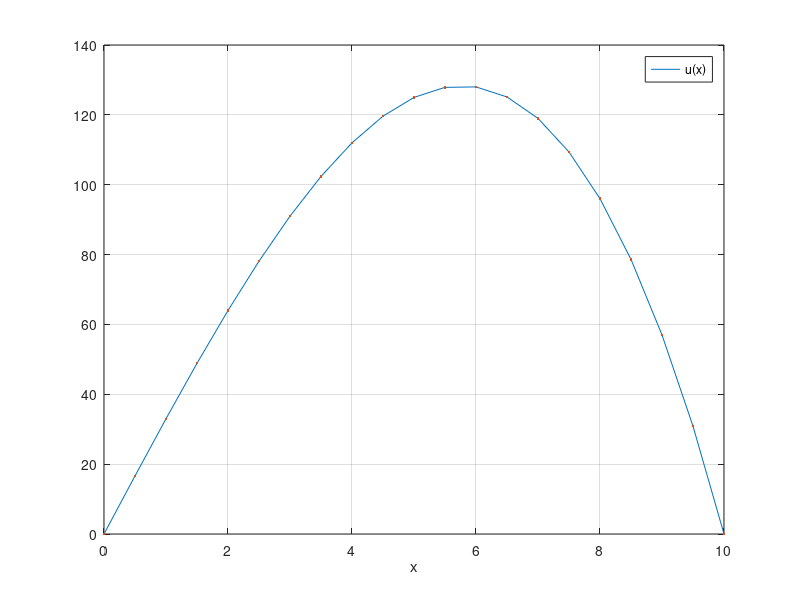

Write MATLAB code to recreate this figure.
%% 1d model problem
%   -u''(x)=f(x) in (0,L)
%   u(0)=u(L)=0
%   solved using finite differences

% inputs:
L=10; % domain length
n=20; % number of discretization intervals
f=@(x)2*x;

% solution:
h=L/n;
A=2*diag(ones(1,n-1))-diag(ones(1,n-2),1)-diag(ones(1,n-2),-1);
x=linspace(0,L,n+1)';
b=h*h*f(x(2:end-1));
u=zeros(n+1,1);
u(2:end-1)=A\b;

figure; plot(x,u); 
hold on
plot(x,u,'.');
grid on
xlabel("x"); legend("u(x)")